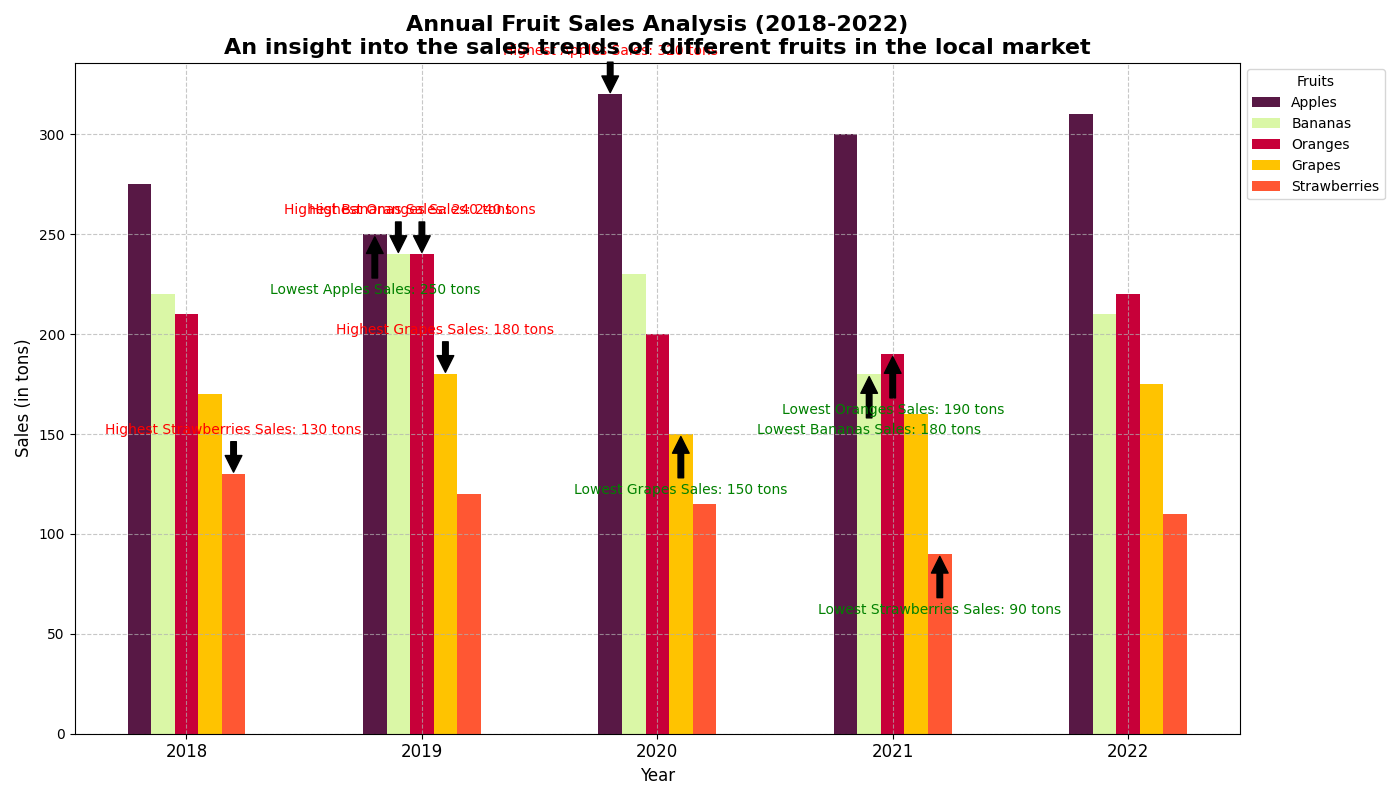

This figure's Python source:
import matplotlib.pyplot as plt
import numpy as np

years = np.array(['2018', '2019', '2020', '2021', '2022'])
fruits = ["Apples", "Bananas", "Oranges", "Grapes", "Strawberries"]

# Altered sales data to simulate randomness while maintaining the structure
apple_sales = np.array([275, 250, 320, 300, 310])
banana_sales = np.array([220, 240, 230, 180, 210])
orange_sales = np.array([210, 240, 200, 190, 220])
grape_sales = np.array([170, 180, 150, 160, 175])
strawberry_sales = np.array([130, 120, 115, 90, 110])

colors = ['#581845', '#DAF7A6', '#C70039', '#FFC300', '#FF5733']

sales_data = np.vstack([apple_sales, banana_sales, orange_sales, grape_sales, strawberry_sales])

fig, ax = plt.subplots(figsize=(14, 8))

bar_width = 0.1
x = np.arange(len(years))

for i, fruit in enumerate(fruits):
    ax.bar(x + i*bar_width, sales_data[i], width=bar_width, label=fruit, color=colors[i])

ax.set_title("Annual Fruit Sales Analysis (2018-2022)\nAn insight into the sales trends of different fruits in the local market", fontsize=16, fontweight='bold')
ax.set_xlabel("Year", fontsize=12)
ax.set_ylabel("Sales (in tons)", fontsize=12)
ax.set_xticks(x + bar_width * 2)
ax.set_xticklabels(years, fontsize=12)
ax.legend(title='Fruits', fontsize=10, loc='upper left', bbox_to_anchor=(1, 1))
ax.grid(True, linestyle='--', alpha=0.7)

for i, fruit in enumerate(fruits):
    max_sales = sales_data[i].max()
    min_sales = sales_data[i].min()
    max_year = years[sales_data[i].argmax()]
    min_year = years[sales_data[i].argmin()]
    ax.annotate(f'Highest {fruit} Sales: {max_sales} tons', xy=(sales_data[i].argmax() + i*bar_width, max_sales), xytext=(sales_data[i].argmax() + i*bar_width, max_sales + 20),
                arrowprops=dict(facecolor='black', shrink=0.05), fontsize=10, ha='center', color='red')
    ax.annotate(f'Lowest {fruit} Sales: {min_sales} tons', xy=(sales_data[i].argmin() + i*bar_width, min_sales), xytext=(sales_data[i].argmin() + i*bar_width, min_sales - 30),
                arrowprops=dict(facecolor='black', shrink=0.05), fontsize=10, ha='center', color='green')

plt.tight_layout()
plt.show()
